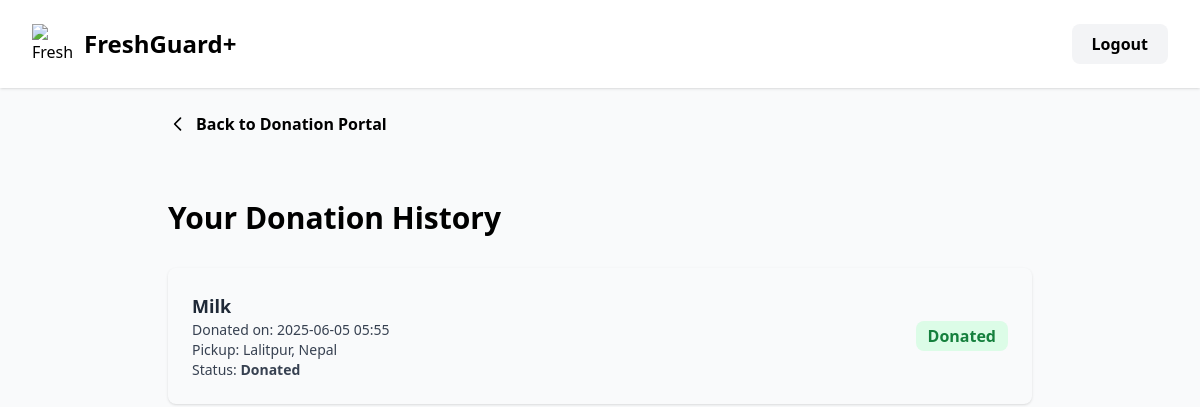
Page /donation-history/ (signed in) on the earlier database version.
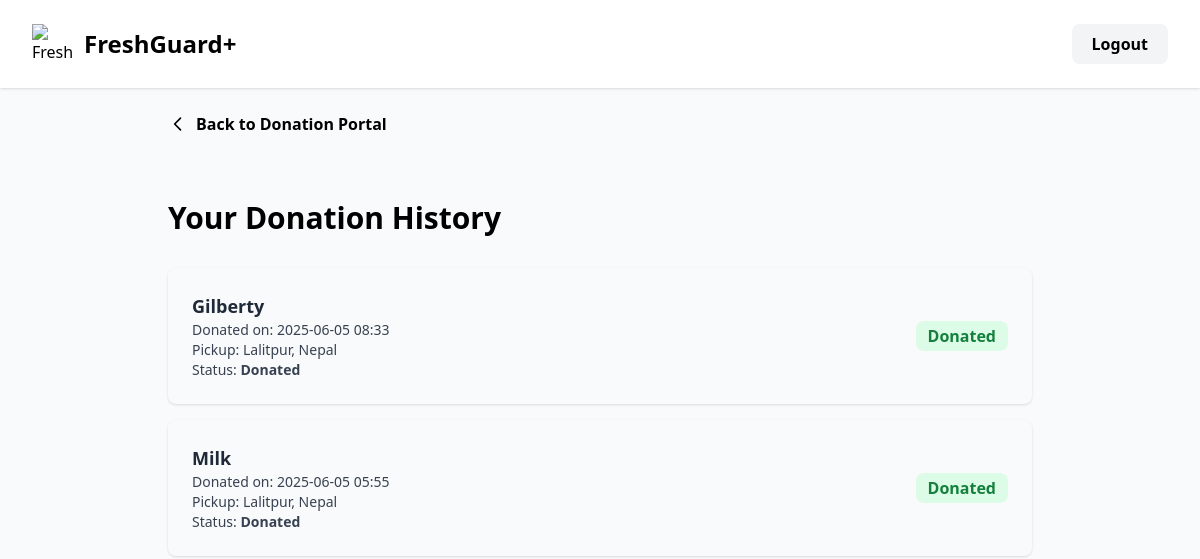
Same page on the later database version.
### core/models.py (models this page shows, shortened)
class Donation(models.Model):
    user = models.ForeignKey(
        settings.AUTH_USER_MODEL,
        on_delete=models.CASCADE,
        related_name='donations',
        help_text="The user making the donation."
    )
    product = models.ForeignKey(
        Product,
        on_delete=models.CASCADE,
        related_name='donations',
        help_text="The product being donated."
    )
    donor_name = models.CharField(
        max_length=255,
        help_text="Name of the donor or organization."
    )
    contact_email = models.EmailField(
        help_text="Contact email for donation coordination."
    )
    contact_number = models.CharField(
        max_length=15,
        validators=[
            RegexValidator(
                regex=r'^[0-9+\-\s]{7,15}$',
                message="Phone number must be 7-15 characters, including digits, +, -, and spaces."
            )
        ],
        help_text="Contact phone number (e.g., +977-9841000000)."
    )
    pickup_address = models.TextField(
        help_text="Full address for donation pickup."
    )
    pickup_datetime = models.DateTimeField(
        help_text="Preferred date and time for pickup."
    )
    notes = models.TextField(
        blank=True,
        help_text="Additional notes or special instructions (optional)."
    )
    created_at = models.DateTimeField(
        auto_now_add=True,
        help_text="Timestamp when the donation was created."
    )
    updated_at = models.DateTimeField(
        auto_now=True,
        help_text="Timestamp when the donation was last updated."
    )
    class Meta:
        ordering = ['-created_at']
        verbose_name = "Donation"
        verbose_name_plural = "Donations"

class Product(models.Model):
    user = models.ForeignKey(CustomUser, on_delete=models.CASCADE, related_name='products', null=True, blank=True)
    name = models.CharField(max_length=200)
    manufacture_date = models.DateField()
    expire_date = models.DateField()
    status = models.CharField(max_length=20, choices=[
        ('Available', 'Available'),
        ('Donated', 'Donated'),
        ('Thrown', 'Thrown'),
    ], default='Available')
    created_at = models.DateTimeField(default=timezone.now)
    updated_at = models.DateTimeField(auto_now=True)

### core/views.py (the view)
# urls.py: path('donation-history/', views.donation_history, name='donation-history'),
@login_required
def donation_history(request):
    donations = Donation.objects.filter(user=request.user).order_by('-created_at')
    return render(request, 'core/donation_history.html', {'donations': donations})

### core/templates/core/donation_history.html (shortened to what this page needs)
<!DOCTYPE html>
<html lang="en" class="bg-gray-50">
<head>
  <script src="https://cdn.tailwindcss.com"></script>
</head>
<body class="font-sans antialiased min-h-screen dashboard-bg">
  <div class="flex items-center justify-between px-8 py-6 bg-white shadow">
    <a href="{% url 'core-dashboard' %}" class="flex items-center space-x-3">
      <img src="https://img.icons8.com/color/48/000000/cutting-board.png" alt="FreshGuard+" class="w-10 h-10" />
      <span class="text-2xl font-bold text-primary">FreshGuard+</span>
    </a>
    <div class="flex items-center space-x-4">
      <a href="{% url 'core-donation_portal_dashboard' %}" class="bg-primary text-white px-5 py-2 rounded-lg font-semibold hover:bg-green-600 transition">Back to Portal</a>
      <a href="{% url 'core-logout' %}" class="bg-gray-100 text-primary px-5 py-2 rounded-lg font-semibold hover:bg-gray-200 transition">Logout</a>
    </div>
  </div>
  <div class="max-w-4xl mx-auto mt-6 px-4">
    <a href="{% url 'core-donation_portal_dashboard' %}" class="inline-flex items-center text-primary hover:underline font-semibold mb-4">
      <svg class="w-5 h-5 mr-2" fill="none" stroke="currentColor" stroke-width="2" viewBox="0 0 24 24">
        <path stroke-linecap="round" stroke-linejoin="round" d="M15 19l-7-7 7-7" />
      </svg>
      Back to Donation Portal
    </a>
  </div>
  <div class="max-w-4xl mx-auto py-12 px-4">
    <h1 class="text-3xl font-bold text-primary mb-8">Your Donation History</h1>
    {% if donations %}
      <div class="space-y-4">
        {% for donation in donations %}
          <div class="glass rounded-lg p-6 shadow flex flex-col md:flex-row md:items-center md:justify-between">
            <div>
              <div class="font-semibold text-lg text-gray-800">{{ donation.product.name }}</div>
              <div class="text-gray-700 text-sm">
                Donated on: {{ donation.created_at|date:"Y-m-d H:i" }}<br>
                Pickup: {{ donation.pickup_address }}<br>
                Status: <span class="font-semibold">{{ donation.product.status }}</span>
              </div>
            </div>
            <div class="mt-4 md:mt-0">
              <span class="bg-green-100 text-green-700 px-3 py-1 rounded-lg font-semibold">Donated</span>
            </div>
          </div>
        {% endfor %}
      </div>
    {% else %}
      <p class="text-gray-600">You have not made any donations yet.</p>
    {% endif %}
  </div>
</body>
</html>

Differences in the rows shown:
added Donation: product.name "Gilberty", created_at "2025-06-05 08:33", pickup_address "Lalitpur, Nepal", product.status "Donated"
